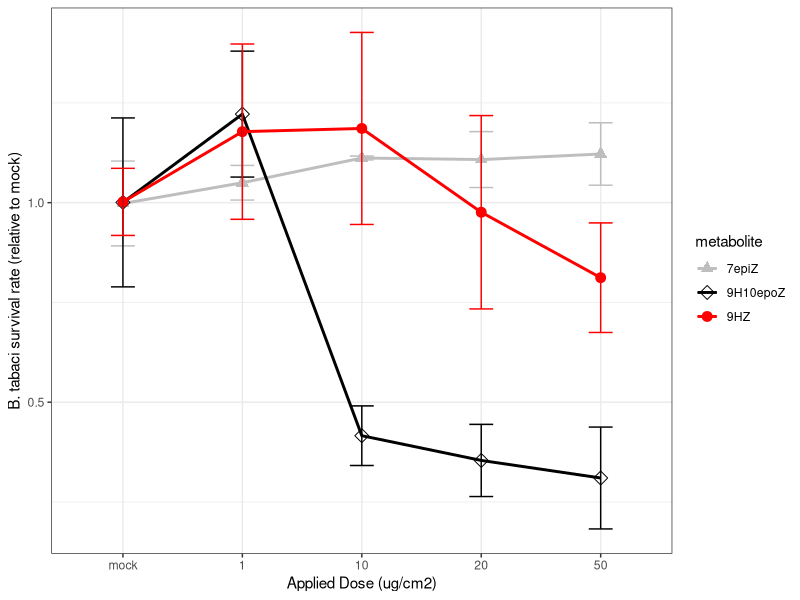

R code for this plot: (Note: this script raises an error after producing the figure.)
library(tidyverse)

# Costum theme for plotting
my.theme = 
  theme(text = element_text(),
        axis.text.x = element_text(size = 8, angle = 0, colour = "black"), 
        strip.background = element_blank(),
        panel.grid.major = element_blank(),
        panel.grid.minor = element_blank(),
        panel.border = element_rect(),
        panel.background = element_rect(fill = NA, color = "black"),
        strip.text.x = element_text(size=8, colour = "black")
  )+
  theme_bw()

#############################
# Data import & subsetting  #
#############################

df = read.table(file = "Fig_6_toxicity_assay/wf_assays.txt", header = TRUE, check.names = FALSE, sep = "\t")

df.sub = df %>% select(metabolite, dose_ug_cm2, relative_survival_to_mock) #%>% filter(dose_ug_cm2 != "mock")

##########################
# Summarise data and plot#
##########################
p1 = 
df.sub %>%
  dplyr::group_by(metabolite, dose_ug_cm2) %>% summarize(mean_survival = mean(relative_survival_to_mock),
                                                         se = sd(relative_survival_to_mock)/sqrt(5)) %>%
  mutate(dose_ug_cm2 = fct_relevel(dose_ug_cm2, 
                            "mock", "1", "10", "20", "50")) %>%
  
  ggplot(., aes(x = dose_ug_cm2, y = mean_survival))+
    geom_line(aes(x = dose_ug_cm2, y = mean_survival, group = metabolite, color = metabolite), size = 1)+
    geom_point(aes(x = dose_ug_cm2, y = mean_survival, group = metabolite, color = metabolite, shape = metabolite), size = 3)+
  scale_colour_manual(values = c("7epiZ" = "grey", "9HZ" = "red", "9H10epoZ" = "black"))+
  scale_shape_manual(values = c("7epiZ" = 17, "9HZ" = 19, "9H10epoZ" = 5))+
    geom_errorbar(aes(x = dose_ug_cm2, 
                      ymin = mean_survival - se, 
                      ymax = mean_survival + se, 
                      group = metabolite,
                      color = metabolite),
                  width = 0.2)+
  labs(x = "Applied Dose (ug/cm2)", y = "B. tabaci survival rate (relative to mock)")+
  my.theme

ggsave(file = "Fig_6_toxicity_assay/plots/dose_assay_wf.pdf", plot = p1, width = 5, height = 4)

##############
# Statistics #
##############

# Perform ANOVA on each treatment to see if concentrations give differnt survival
# Create a list by subsetting eacht treatment, then do the ANOVA on each of them
anova <- lapply(split(df.sub, 
             df.sub$metabolite), 
       function(d) {aov(relative_survival_to_mock ~ dose_ug_cm2, data = d) })

# Perform post-hoc test per metabolite and write to file
write.table(as.data.frame(TukeyHSD(anova$'7epiZ')$dose_ug_cm2),
            file = "Fig_6_toxicity_assay/statistics/Tukey_HSD_zingiberene.txt", sep = "\t", row.names = TRUE)

write.table(as.data.frame(TukeyHSD(anova$'9HZ')$dose_ug_cm2),
            file = "Fig_6_toxicity_assay/statistics/Tukey_HSD_9HZ.txt", sep = "\t", row.names = TRUE)

write.table(as.data.frame(TukeyHSD(anova$'7epiZ')$dose_ug_cm2),
            file = "Fig_6_toxicity_assay/statistics/Tukey_HSD_9H10epoZ.txt", sep = "\t", row.names = TRUE)

